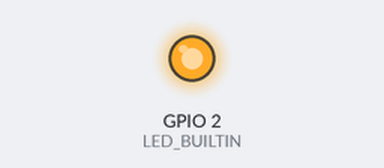
A sketch run on a simulated ESP8266 (NodeMCU). Parts: output pins drawn as LEDs (lit = HIGH, except the on-board LED, lit = LOW). Dashed ring = blinking. WiFi joins after 1.5 s; servers stay silent unless stated; what the sketch prints to the serial monitor is not drawn.

Above: at 2.0 s.
At 3.7 s:
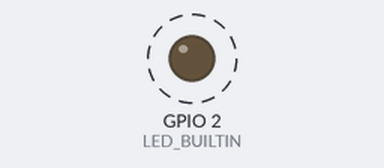
Timing chart, 0 to 4.5 s (numbered marks = the images above):
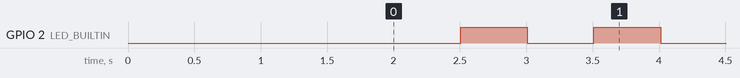

The sketch:

TTGO_T_OI_OTA.ino
```cpp
#include <ESP8266WiFi.h>
#include <ESP8266mDNS.h>
#include <WiFiUdp.h>
#include <ArduinoOTA.h>

#ifndef STASSID
#define STASSID "SookYenFarm"
#define STAPSK  "0863741677"
#endif

const char* ssid = STASSID;
const char* password = STAPSK;

void setup() {
  Serial.begin(115200);
  Serial.println("Booting");
  WiFi.mode(WIFI_STA);
  WiFi.begin(ssid, password);
  while (WiFi.waitForConnectResult() != WL_CONNECTED) {
    Serial.println("Connection Failed! Rebooting...");
    delay(5000);
    ESP.restart();
  }

  // Port defaults to 8266
  // ArduinoOTA.setPort(8266);

  // Hostname defaults to esp8266-[ChipID]
  // ArduinoOTA.setHostname("myesp8266");

  // No authentication by default
  // ArduinoOTA.setPassword("admin");

  // Password can be set with it's md5 value as well
  // MD5(admin) = 21232f297a57a5a743894a0e4a801fc3
  // ArduinoOTA.setPasswordHash("21232f297a57a5a743894a0e4a801fc3");

  ArduinoOTA.onStart([]() {
    String type;
    if (ArduinoOTA.getCommand() == U_FLASH) {
      type = "sketch";
    } else { // U_FS
      type = "filesystem";
    }

    // NOTE: if updating FS this would be the place to unmount FS using FS.end()
    Serial.println("Start updating " + type);
  });
  ArduinoOTA.onEnd([]() {
    Serial.println("\nEnd");
  });
  ArduinoOTA.onProgress([](unsigned int progress, unsigned int total) {
    Serial.printf("Progress: %u%%\r", (progress / (total / 100)));
  });
  ArduinoOTA.onError([](ota_error_t error) {
    Serial.printf("Error[%u]: ", error);
    if (error == OTA_AUTH_ERROR) {
      Serial.println("Auth Failed");
    } else if (error == OTA_BEGIN_ERROR) {
      Serial.println("Begin Failed");
    } else if (error == OTA_CONNECT_ERROR) {
      Serial.println("Connect Failed");
    } else if (error == OTA_RECEIVE_ERROR) {
      Serial.println("Receive Failed");
    } else if (error == OTA_END_ERROR) {
      Serial.println("End Failed");
    }
  });
  ArduinoOTA.begin();
  Serial.println("Ready");
  Serial.print("IP address: ");
  Serial.println(WiFi.localIP());

  // Code
  pinMode(LED_BUILTIN,OUTPUT);
}

void loop() {
  ArduinoOTA.handle();

  // Code
  static unsigned long last_blink = millis();
  static bool state=false;
  if(millis() - last_blink > 500) {
    last_blink = millis();
    digitalWrite(LED_BUILTIN, state);   // turn the LED on (HIGH is the voltage level)
    state = !state;
  }

}
```

Measured:
- by itself, GPIO 2 (LED_BUILTIN): alternates HIGH for 0.50 s and LOW for 0.50 s
